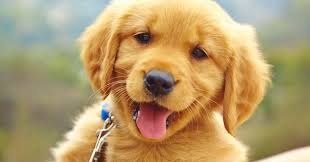
#> input picture Week 3/Opencv/image/2.jpg, 310 x 162 px; its folder holds 4 pictures in this run
$ jupyter execute opencv.ipynb
#> lines starting #> are read from the running program, lines starting #| are printed output that depends on the picture
[cell 1]
import os
import cv2 as cv
import numpy as np
import matplotlib.pyplot as plt

# Bài 1

[cell 2]
abs_path = []
rel_path = []
for each in os.listdir('image'):
    abs_p = os.path.join(os.path.abspath('image'), each)
    abs_path.append(abs_p)
    rel_path.append(os.path.join('image', each))
print(abs_path)
print(rel_path)

# Bài 2.1:

[cell 3]
img = cv.imread(rel_path[1])
#> img is the input picture: shape (162, 310, 3); mean B, G, R 109, 155.6, 180.9
plt.imshow(img)
plt.show()

[cell 4]
b_channel, g_channel, r_channel = img.copy(), img.copy(), img.copy()

[cell 5]
r_channel[:, :, 0:2] = 0
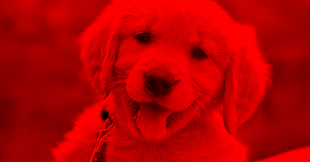
#> r_channel: shape (162, 310, 3); mean B, G, R 0, 0, 180.9

[cell 6]
g_channel[:, :, 0] = 0
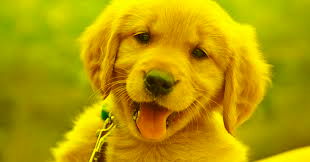
#> g_channel: shape (162, 310, 3); mean B, G, R 0, 155.6, 180.9
g_channel[:, :, 2] = 0
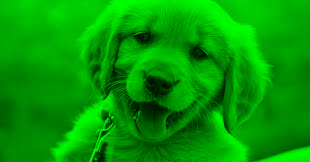
#> g_channel: shape (162, 310, 3); mean B, G, R 0, 155.6, 0

[cell 7]
b_channel[:, :, 1:3] = 0
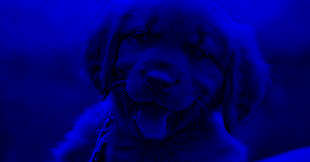
#> b_channel: shape (162, 310, 3); mean B, G, R 109, 0, 0

[cell 8]
plt.subplot(1, 3, 1)
plt.imshow(cv.cvtColor(b_channel, cv.COLOR_BGR2RGB))
plt.subplot(1, 3, 2)
plt.imshow(cv.cvtColor(g_channel, cv.COLOR_BGR2RGB))
plt.subplot(1, 3, 3)
plt.imshow(cv.cvtColor(r_channel, cv.COLOR_BGR2RGB))
plt.show()
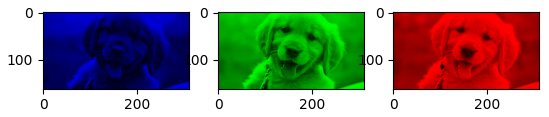
#> figure drawn by matplotlib, 3 panels

# Bài 2.2

[cell 9]
img = cv.imread(rel_path[2])
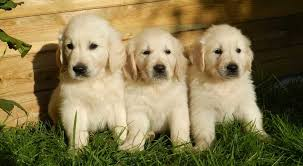
#> input picture Week 3/Opencv/image/3.jpg, 303 x 166 px
#> img is the input picture: shape (166, 303, 3); mean B, G, R 79.5, 120.6, 133.8
gray = cv.cvtColor(img, cv.COLOR_BGR2GRAY)
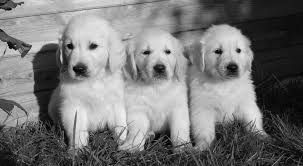
#> gray: shape (166, 303); min 1, max 245, mean 119.9
histogram = np.zeros((256, ))

[cell 10]
for i in gray:
    for j in i:
        histogram[j] += 1
#> after the loop, histogram = 256 values, max 557 at index 25, min 0 at index 0, mean 196.5

[cell 11]
plt.plot(histogram)
plt.show()
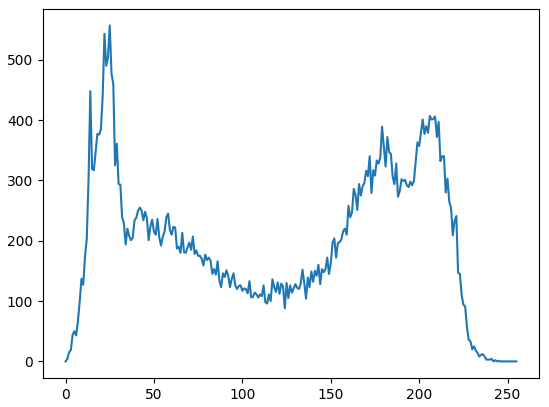
#> figure drawn by matplotlib, 1 panel; curve peaks at x = 25, y = 557
